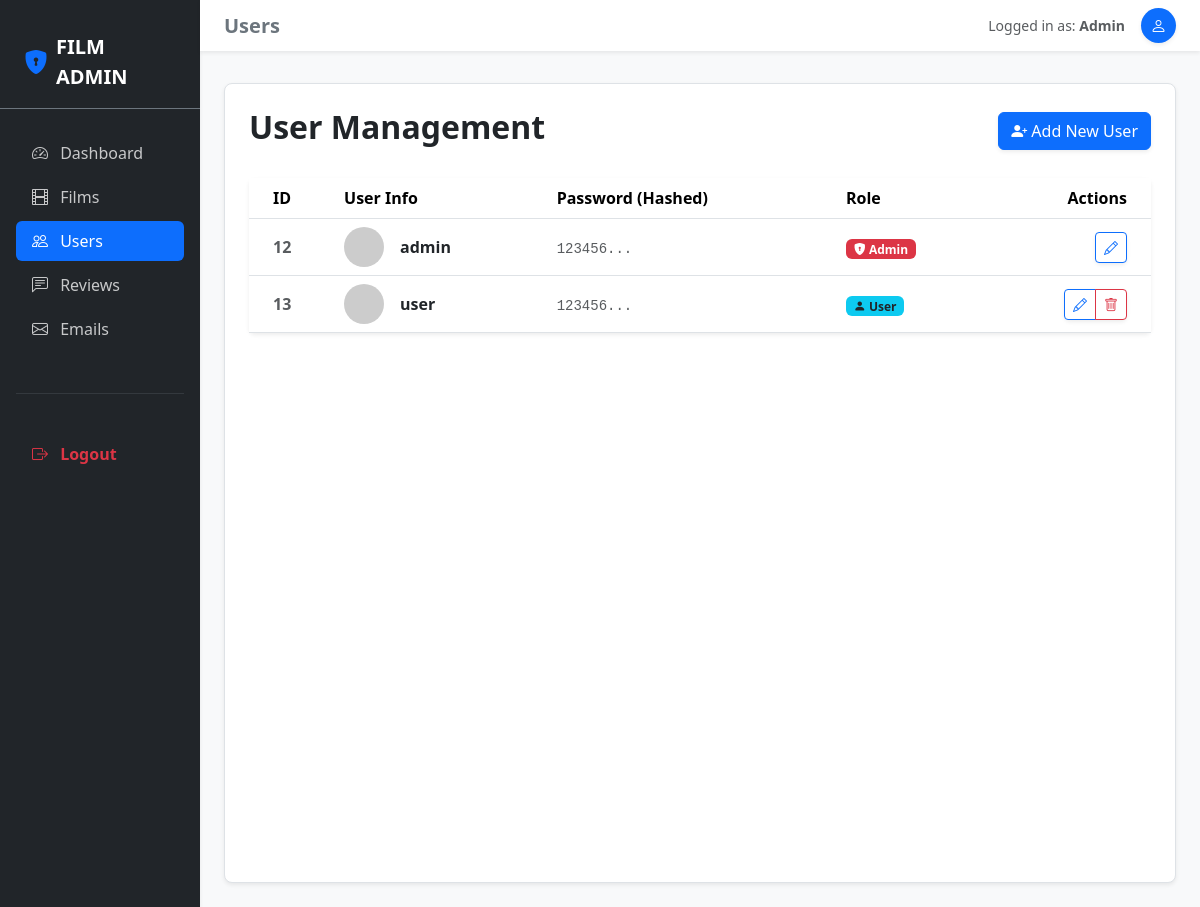
Page /admin.php?admin=1&page=users (signed in) on the earlier database version.
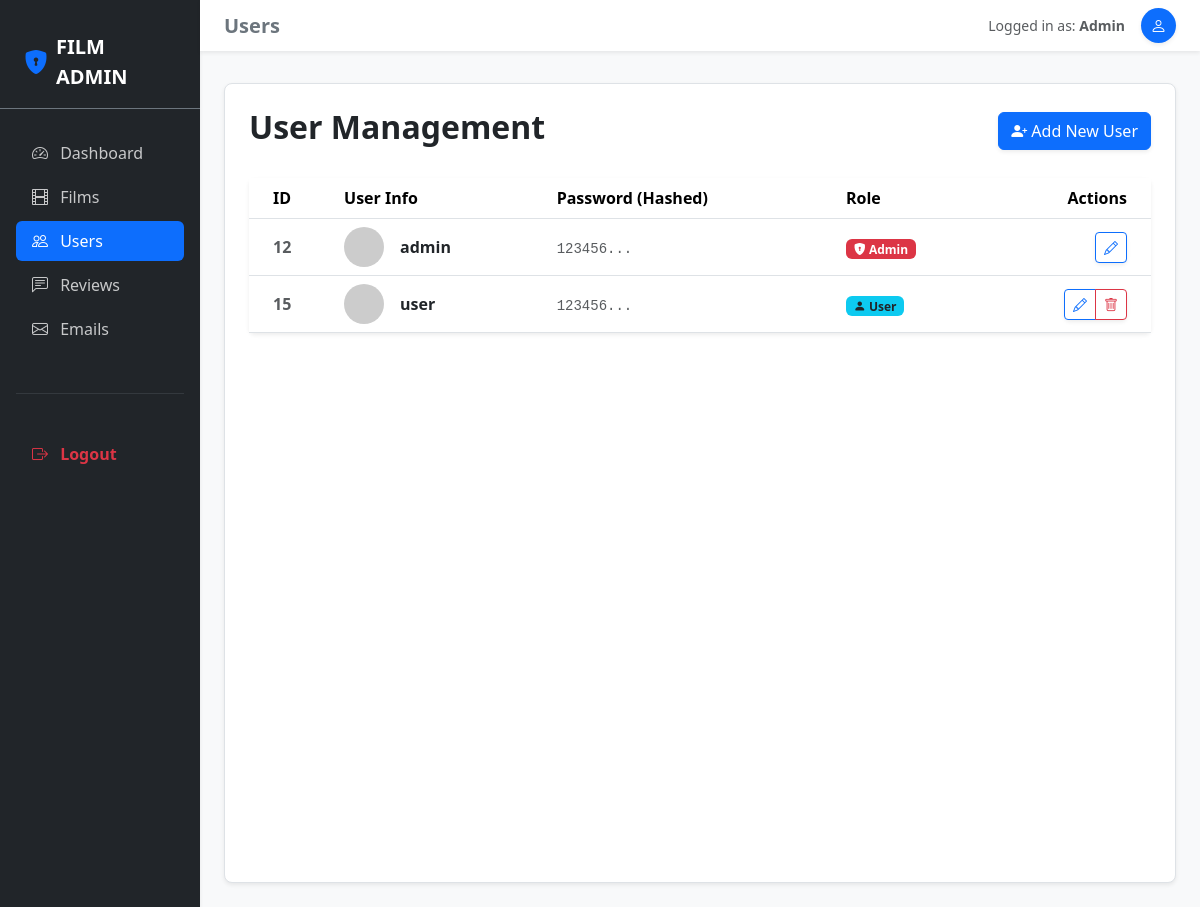
Same page on the later database version.
### tables this page shows
CREATE TABLE `users` (
  `id` int(11) NOT NULL,
  `username` text NOT NULL,
  `password` text NOT NULL,
  `role` int(11) NOT NULL DEFAULT 0,
  `createdAt` int(11) NOT NULL
);

### controllers/admin/user.controller.php (called while the page is built, shortened)
<?php
require __DIR__ . "/../../services/user.service.php";
function listUserPageAdmin()
{
    try {
        $header = "Users";
        $users = getAllUserService();
        include __DIR__ . "/../../views/pages/admin/users/list.html.php";
        $content = ob_get_clean();
        include __DIR__ . "/../../views/layouts/admin.php";
    } catch (Error $e) {
        echo $e->getMessage();
    }
}

### models/User.php (called while the page is built, shortened)
<?php
require __DIR__ . "/../config/database.php";
function getAllUsers()
{
    global $pdo;
    $sql = "SELECT * FROM users;";
    $stmt = $pdo->query($sql);
    return $stmt->fetchAll();
}

### services/user.service.php (called while the page is built, shortened)
<?php
require __DIR__ . "/../models/User.php";
function getAllUserService()
{
    return getAllUsers();
}

### views/pages/admin/users/list.html.php (the view, shortened to what this page needs)
<div class="d-flex justify-content-between align-items-center mb-4">
    <h2 class="fw-bold text-dark">User Management</h2>
    <a href="admin.php?admin=1&page=users&action=create" class="btn btn-primary shadow-sm">
        <i class="bi bi-person-plus-fill"></i> Add New User
    </a>
</div>
<div class="card border-0 shadow-sm">
    <div class="card-body p-0">
        <div class="table-responsive">
            <table class="table table-hover align-middle mb-0">
                <thead class="bg-light">
                    <tr>
                        <th class="ps-4">ID</th>
                        <th>User Info</th>
                        <th>Password (Hashed)</th>
                        <th>Role</th>
                        <th class="text-end pe-4">Actions</th>
                    </tr>
                </thead>
                <tbody>
                    <?php foreach ($users ?? [] as $user): ?>
                        <tr>
                            <td class="ps-4 text-muted fw-bold"><?= htmlspecialchars($user["id"]) ?></td>
                            <td>
                                <div class="d-flex align-items-center">
                                    <img src="https://ui-avatars.com/api/?name=<?= urlencode($user["username"]) ?>&background=random"
                                        class="rounded-circle me-3" width="40" height="40">
                                    <div class="fw-bold text-dark"><?= htmlspecialchars($user["username"]) ?></div>
                                </div>
                            </td>
                            <td>
                                <code class="text-muted small">
                                    <?= substr(htmlspecialchars($user["password"]), 0, 15) ?>...
                                </code>
                            </td>
                            <td>
                                <?php if ($user["role"] == 1): ?>
                                    <span class="badge bg-danger">
                                        <i class="bi bi-shield-lock-fill"></i> Admin
                                    </span>
                                <?php else: ?>
                                    <span class="badge bg-info text-dark">
                                        <i class="bi bi-person-fill"></i> User
                                    </span>
                                <?php endif; ?>
                            </td>
                            <td class="text-end pe-4">
                                <div class="btn-group shadow-sm">
                                    <a href="admin.php?admin=<?= $_SESSION["user"]["role"] ?>&page=users&action=edit&id=<?= htmlspecialchars($user["id"]) ?>"
                                        class="btn btn-sm btn-outline-primary" title="Edit">
                                        <i class="bi bi-pencil"></i>
                                    </a>
                                    <?php if ($user["username"] !== $_SESSION["user"]["username"]): ?>
                                        <a href="admin.php?admin=<?= $_SESSION["user"]["role"] ?>&page=users&action=delete&id=<?= htmlspecialchars($user["id"]) ?>"
                                            class="btn btn-sm btn-outline-danger"
                                            onclick="return confirm('Are you sure you want to delete this user?')" title="Delete">
                                            <i class="bi bi-trash"></i>
                                        </a>
                                    <?php endif; ?>
                                </div>
                            </td>
                        </tr>
                    <?php endforeach; ?>
                </tbody>
            </table>
        </div>
    </div>
</div>

### admin.php (shortened to what this page needs)
<?php
$page = $_GET["page"] ?? "dashboard";
$action = $_GET["action"] ?? "list";
switch ($page) {
    case "users":
        require_once __DIR__ . "/controllers/admin/user.controller.php";
        if ($action === "create") {
            createUserPageAdmin();
        } elseif ($action === "store") {
            createUserAdmin();
        } elseif ($action === "edit") {
            editUserPageAdmin();
        } elseif ($action === "update") {
            updateUserAdmin();
        } elseif ($action === "delete") {
            deleteUserAdmin();
        } else {
            listUserPageAdmin();
        }
        break;
}

### views/layouts/admin.php (shortened to what this page needs)
<!DOCTYPE html>
<html lang="en">
<head>
    <link href="https://cdn.jsdelivr.net/npm/bootstrap@5.3.3/dist/css/bootstrap.min.css" rel="stylesheet">
    <link rel="stylesheet" href="https://cdn.jsdelivr.net/npm/bootstrap-icons@1.11.3/font/bootstrap-icons.min.css">
</head>
<body class="bg-light">
    <div class="container-fluid p-0">
        <div class="row g-0">
            <nav class="col-md-3 col-lg-2 bg-dark min-vh-100 shadow-sm d-none d-md-block">
                <div class="sticky-top pt-3">
                    <div class="px-4 py-3 border-bottom border-secondary mb-4">
                        <a href="admin.php" class="text-white text-decoration-none d-flex align-items-center">
                            <i class="bi bi-shield-lock-fill fs-4 me-2 text-primary"></i>
                            <span class="fs-5 fw-bold tracking-tight">FILM ADMIN</span>
                        </a>
                    </div>
                    <div class="px-3">
                        <ul class="nav nav-pills flex-column">
                            <li class="nav-item mb-1">
                                <a class="nav-link text-white <?= !isset($_GET['page']) ? 'active' : 'opacity-75' ?>" href="admin.php?admin=1">
                                    <i class="bi bi-speedometer2 me-2"></i> Dashboard
                                </a>
                            </li>
                            <li class="nav-item mb-1">
                                <a class="nav-link text-white <?= ($_GET['page'] ?? '') === 'films' ? 'active' : 'opacity-75' ?>" href="admin.php?admin=1&page=films">
                                    <i class="bi bi-film me-2"></i> Films
                                </a>
                            </li>
                            <li class="nav-item mb-1">
                                <a class="nav-link text-white <?= ($_GET['page'] ?? '') === 'users' ? 'active' : 'opacity-75' ?>" href="admin.php?admin=1&page=users">
                                    <i class="bi bi-people me-2"></i> Users
                                </a>
                            </li>
                            <li class="nav-item mb-1">
                                <a class="nav-link text-white <?= ($_GET['page'] ?? '') === 'reviews' ? 'active' : 'opacity-75' ?>" href="admin.php?admin=1&page=reviews">
                                    <i class="bi bi-chat-left-text me-2"></i> Reviews
                                </a>
                            </li>
                            <li class="nav-item mb-1">
                                <a class="nav-link text-white <?= ($_GET['page'] ?? '') === 'emails' ? 'active' : 'opacity-75' ?>" href="admin.php?admin=1&page=emails">
                                    <i class="bi bi-envelope me-2"></i> Emails
                                </a>
                            </li>
                            <li class="my-4"><hr class="border-secondary opacity-25"></li>
                            <li class="nav-item">
                                <a class="nav-link text-danger fw-semibold" href="admin.php?page=logout">
                                    <i class="bi bi-box-arrow-right me-2"></i> Logout
                                </a>
                            </li>
                        </ul>
                    </div>
                </div>
            </nav>
            <main class="col-md-9 col-lg-10 ms-sm-auto">
                <header class="navbar navbar-expand bg-white shadow-sm px-4 py-2 sticky-top">
                    <div class="container-fluid p-0">
                        <h5 class="mb-0 fw-bold text-secondary"><?= $header; ?></h5>
                        <div class="ms-auto d-flex align-items-center">
                            <span class="me-3 d-none d-lg-inline text-muted small">Logged in as: <strong>Admin</strong></span>
                            <div class="bg-primary rounded-circle d-flex align-items-center justify-content-center text-white shadow-sm" style="width: 35px; height: 35px;">
                                <i class="bi bi-person"></i>
                            </div>
                        </div>
                    </div>
                </header>
                <div class="p-4 mt-2">
                    <div class="bg-white rounded-3 shadow-sm p-4 min-vh-100 border">
                        <?php echo $content; ?>
                    </div>
                </div>
            </main>
        </div>
    </div>
</body>
</html>

Differences in the rows shown:
removed users: id "13", username "user", password "123456", role 0 (drawn)
added users: id "15", username "user", password "123456", role 0 (drawn)
